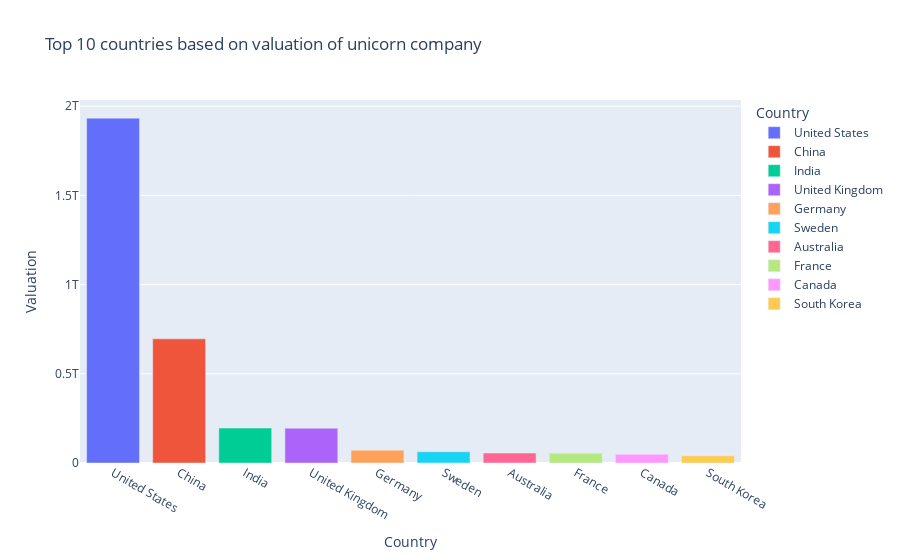

Notebook code cell kept with this figure:
### Markdown cell above
###### Geographic Distribution of Unicorns: - Identify the countries with the highest number of unicorn companies.

### Code cell
import plotly.express as px

# Group the DataFrame by country and sum the valuation values
groupby_country = data.groupby("Country")["Valuation (B)"].sum()

# Select the top 10 countries by valuation
top10_valuation_country = groupby_country.sort_values(ascending=False)[:10]

# Reset the index of the resulting DataFrame
top10_valuation_country = top10_valuation_country.reset_index()

# Create a bar chart using Plotly Express
fig = px.bar(top10_valuation_country, 
             x="Country", 
             y="Valuation (B)",
             title="Top 10 countries based on valuation of unicorn company",
             color="Country")

fig.update_yaxes(title_text="Valuation")

# Display the chart
fig.show()

### Figure 1 — Plotly figure (JSON) as saved in the notebook; plotly's stock layout.template omitted (floating-point values rounded to 4 significant figures)
{"data": [{"alignmentgroup": "True", "hovertemplate": "Country=%{x}<br>Valuation (B)=%{y}<extra></extra>", "legendgroup": "United States", "marker": {"color": "#636efa", "pattern": {"shape": ""}}, "name": "United States", "offsetgroup": "United States", "orientation": "v", "showlegend": true, "textposition": "auto", "type": "bar", "x": ["United States"], "xaxis": "x", "y": [1933000000000], "yaxis": "y"}, {"alignmentgroup": "True", "hovertemplate": "Country=%{x}<br>Valuation (B)=%{y}<extra></extra>", "legendgroup": "China", "marker": {"color": "#EF553B", "pattern": {"shape": ""}}, "name": "China", "offsetgroup": "China", "orientation": "v", "showlegend": true, "textposition": "auto", "type": "bar", "x": ["China"], "xaxis": "x", "y": [696000000000], "yaxis": "y"}, {"alignmentgroup": "True", "hovertemplate": "Country=%{x}<br>Valuation (B)=%{y}<extra></extra>", "legendgroup": "India", "marker": {"color": "#00cc96", "pattern": {"shape": ""}}, "name": "India", "offsetgroup": "India", "orientation": "v", "showlegend": true, "textposition": "auto", "type": "bar", "x": ["India"], "xaxis": "x", "y": [196000000000], "yaxis": "y"}, {"alignmentgroup": "True", "hovertemplate": "Country=%{x}<br>Valuation (B)=%{y}<extra></extra>", "legendgroup": "United Kingdom", "marker": {"color": "#ab63fa", "pattern": {"shape": ""}}, "name": "United Kingdom", "offsetgroup": "United Kingdom", "orientation": "v", "showlegend": true, "textposition": "auto", "type": "bar", "x": ["United Kingdom"], "xaxis": "x", "y": [195000000000], "yaxis": "y"}, {"alignmentgroup": "True", "hovertemplate": "Country=%{x}<br>Valuation (B)=%{y}<extra></extra>", "legendgroup": "Germany", "marker": {"color": "#FFA15A", "pattern": {"shape": ""}}, "name": "Germany", "offsetgroup": "Germany", "orientation": "v", "showlegend": true, "textposition": "auto", "type": "bar", "x": ["Germany"], "xaxis": "x", "y": [72000000000], "yaxis": "y"}, {"alignmentgroup": "True", "hovertemplate": "Country=%{x}<br>Valuation (B)=%{y}<extra></extra>", "legendgroup": "Sweden", "marker": {"color": "#19d3f3", "pattern": {"shape": ""}}, "name": "Sweden", "offsetgroup": "Sweden", "orientation": "v", "showlegend": true, "textposition": "auto", "type": "bar", "x": ["Sweden"], "xaxis": "x", "y": [63000000000], "yaxis": "y"}, {"alignmentgroup": "True", "hovertemplate": "Country=%{x}<br>Valuation (B)=%{y}<extra></extra>", "legendgroup": "Australia", "marker": {"color": "#FF6692", "pattern": {"shape": ""}}, "name": "Australia", "offsetgroup": "Australia", "orientation": "v", "showlegend": true, "textposition": "auto", "type": "bar", "x": ["Australia"], "xaxis": "x", "y": [56000000000], "yaxis": "y"}, {"alignmentgroup": "True", "hovertemplate": "Country=%{x}<br>Valuation (B)=%{y}<extra></extra>", "legendgroup": "France", "marker": {"color": "#B6E880", "pattern": {"shape": ""}}, "name": "France", "offsetgroup": "France", "orientation": "v", "showlegend": true, "textposition": "auto", "type": "bar", "x": ["France"], "xaxis": "x", "y": [55000000000], "yaxis": "y"}, {"alignmentgroup": "True", "hovertemplate": "Country=%{x}<br>Valuation (B)=%{y}<extra></extra>", "legendgroup": "Canada", "marker": {"color": "#FF97FF", "pattern": {"shape": ""}}, "name": "Canada", "offsetgroup": "Canada", "orientation": "v", "showlegend": true, "textposition": "auto", "type": "bar", "x": ["Canada"], "xaxis": "x", "y": [49000000000], "yaxis": "y"}, {"alignmentgroup": "True", "hovertemplate": "Country=%{x}<br>Valuation (B)=%{y}<extra></extra>", "legendgroup": "South Korea", "marker": {"color": "#FECB52", "pattern": {"shape": ""}}, "name": "South Korea", "offsetgroup": "South Korea", "orientation": "v", "showlegend": true, "textposition": "auto", "type": "bar", "x": ["South Korea"], "xaxis": "x", "y": [41000000000], "yaxis": "y"}], "layout": {"barmode": "relative", "legend": {"title": {"text": "Country"}, "tracegroupgap": 0}, "title": {"text": "Top 10 countries based on valuation of unicorn company"}, "xaxis": {"anchor": "y", "categoryarray": ["United States", "China", "India", "United Kingdom", "Germany", "Sweden", "Australia", "France", "Canada", "South Korea"], "categoryorder": "array", "domain": [0, 1], "title": {"text": "Country"}}, "yaxis": {"anchor": "x", "domain": [0, 1], "title": {"text": "Valuation"}}}}
